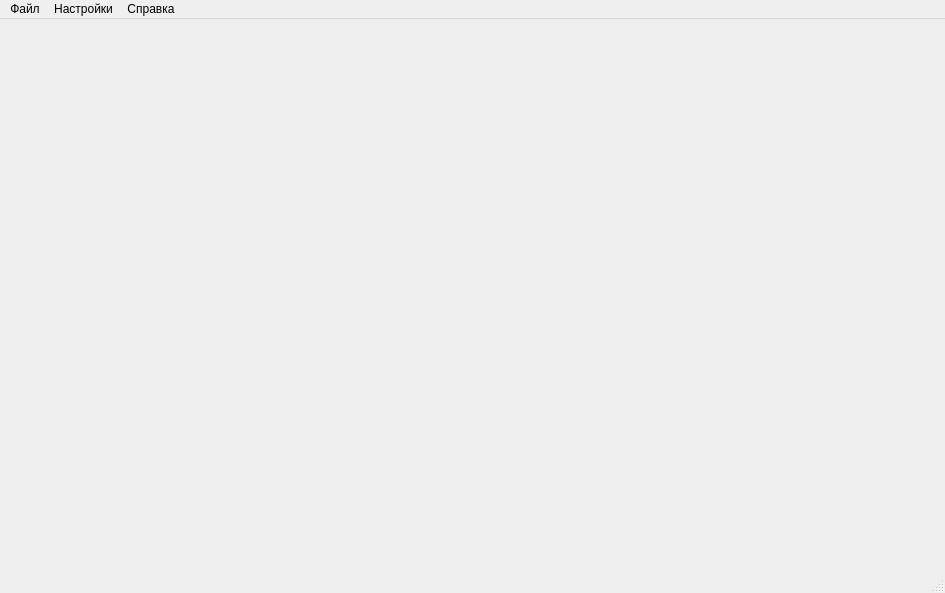
<?xml version="1.0" encoding="UTF-8"?>
<ui version="4.0">
 <class>MainWindow</class>
 <widget class="QMainWindow" name="MainWindow">
  <property name="geometry">
   <rect>
    <x>0</x>
    <y>0</y>
    <width>945</width>
    <height>593</height>
   </rect>
  </property>
  <property name="windowTitle">
   <string>MainWindow</string>
  </property>
  <widget class="QWidget" name="centralWidget"/>
  <widget class="QMenuBar" name="menuBar">
   <property name="geometry">
    <rect>
     <x>0</x>
     <y>0</y>
     <width>945</width>
     <height>19</height>
    </rect>
   </property>
   <widget class="QMenu" name="menu">
    <property name="title">
     <string>Файл</string>
    </property>
    <addaction name="open_action"/>
    <addaction name="erase_action"/>
    <addaction name="close_action"/>
   </widget>
   <widget class="QMenu" name="menu_2">
    <property name="title">
     <string>Настройки</string>
    </property>
    <addaction name="firm_param_action"/>
    <addaction name="folders_action"/>
    <addaction name="drugdilers_action"/>
    <addaction name="find_first_action"/>
    <addaction name="separator"/>
    <addaction name="action_open_settings_folder"/>
   </widget>
   <widget class="QMenu" name="menu_3">
    <property name="title">
     <string>Справка</string>
    </property>
    <addaction name="about_action"/>
   </widget>
   <addaction name="menu"/>
   <addaction name="menu_2"/>
   <addaction name="menu_3"/>
  </widget>
  <widget class="QStatusBar" name="statusBar"/>
  <action name="close_action">
   <property name="text">
    <string>Выход</string>
   </property>
  </action>
  <action name="about_action">
   <property name="text">
    <string>О программе</string>
   </property>
  </action>
  <action name="open_action">
   <property name="text">
    <string>Открыть Файл</string>
   </property>
  </action>
  <action name="erase_action">
   <property name="text">
    <string>Очистить</string>
   </property>
  </action>
  <action name="firm_param_action">
   <property name="text">
    <string>Параметры фирм</string>
   </property>
  </action>
  <action name="folders_action">
   <property name="text">
    <string>Настройка папок</string>
   </property>
  </action>
  <action name="drugdilers_action">
   <property name="text">
    <string>Настройка фармоцевтов</string>
   </property>
  </action>
  <action name="find_first_action">
   <property name="checkable">
    <bool>true</bool>
   </property>
   <property name="text">
    <string>Поиск с начала строки</string>
   </property>
  </action>
  <action name="action_clear_index">
   <property name="text">
    <string>Сбросить индексы</string>
   </property>
  </action>
  <action name="action_open_settings_folder">
   <property name="text">
    <string>Открыть папку с файлом настроек</string>
   </property>
  </action>
 </widget>
 <layoutdefault spacing="6" margin="11"/>
 <resources/>
 <connections/>
</ui>
